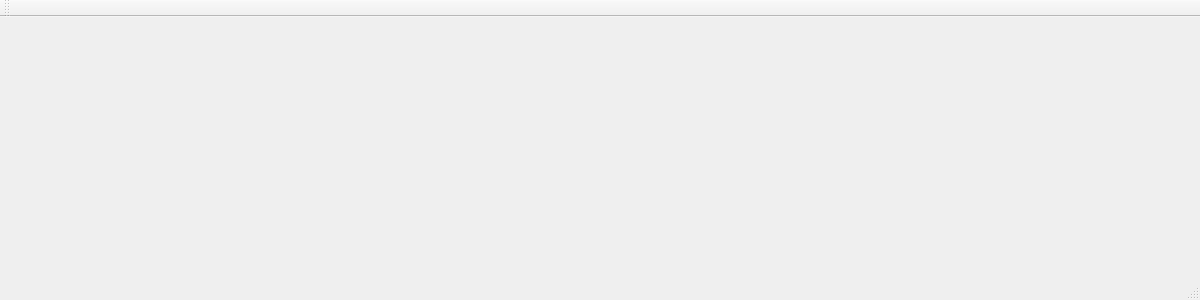
<?xml version="1.0" encoding="UTF-8"?>
<ui version="4.0">
 <class>MainWindow</class>
 <widget class="QMainWindow" name="MainWindow">
  <property name="geometry">
   <rect>
    <x>0</x>
    <y>0</y>
    <width>1200</width>
    <height>300</height>
   </rect>
  </property>
  <property name="windowTitle">
   <string>MainWindow</string>
  </property>
  <widget class="QWidget" name="centralWidget"/>
  <widget class="QMenuBar" name="menuBar">
   <property name="geometry">
    <rect>
     <x>0</x>
     <y>0</y>
     <width>1200</width>
     <height>31</height>
    </rect>
   </property>
  </widget>
  <widget class="QToolBar" name="mainToolBar">
   <attribute name="toolBarArea">
    <enum>TopToolBarArea</enum>
   </attribute>
   <attribute name="toolBarBreak">
    <bool>false</bool>
   </attribute>
  </widget>
  <widget class="QStatusBar" name="statusBar"/>
 </widget>
 <layoutdefault spacing="6" margin="11"/>
 <resources/>
 <connections/>
</ui>
